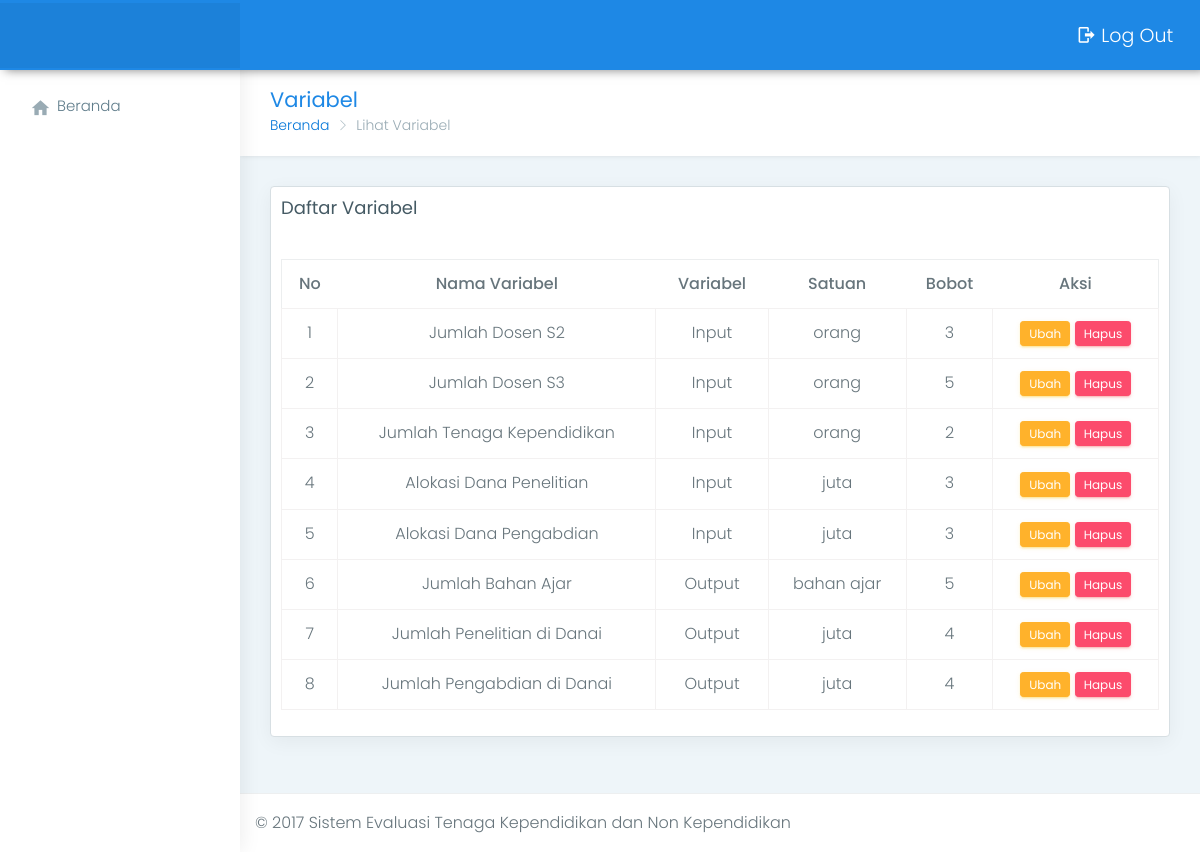
The page /lite/lihat_variabel.php on the database as committed earlier.
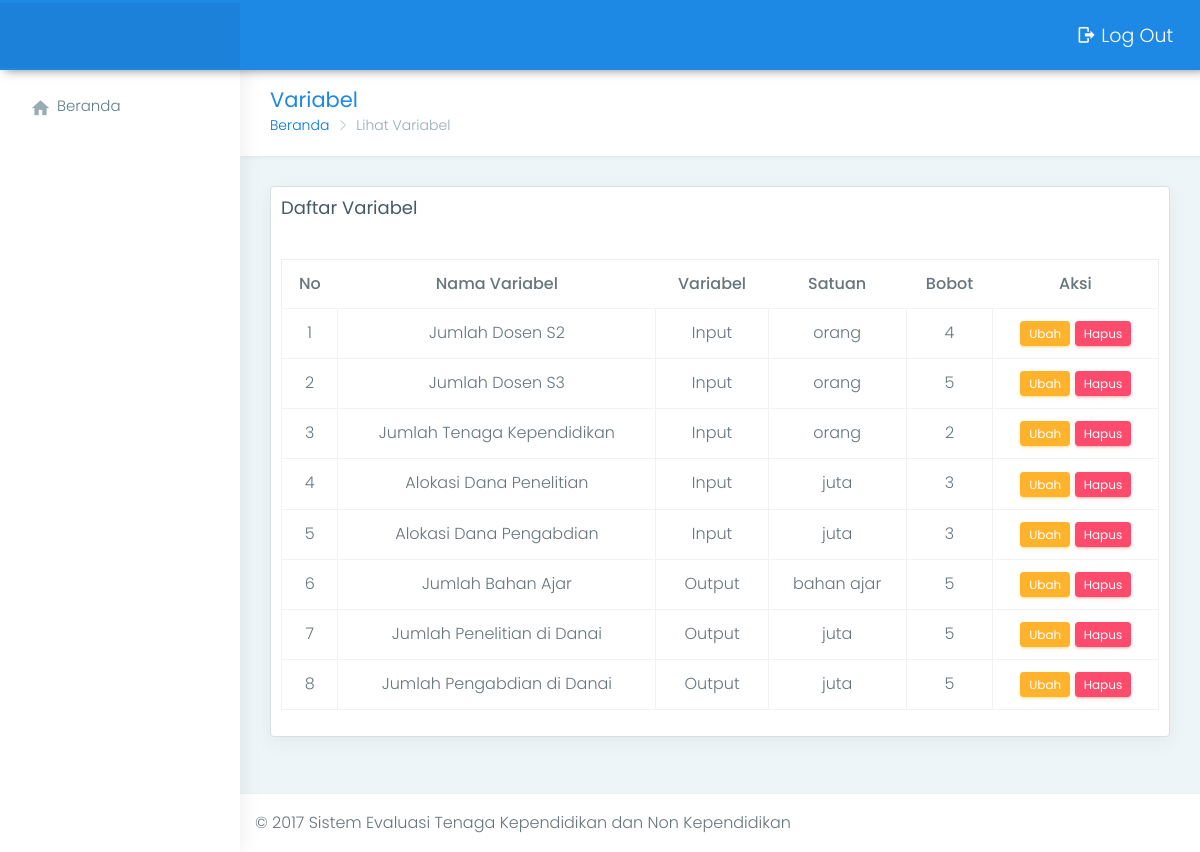
The same page on the database as committed later.
### tables this page shows
CREATE TABLE `variabel` (
  `id_variabel` int(11) NOT NULL,
  `nama_variabel` varchar(50) NOT NULL,
  `jenis_variabel` varchar(10) NOT NULL,
  `satuan` varchar(20) NOT NULL,
  `bobot` float NOT NULL
);

### lite/lihat_variabel.php (the view, shortened to what this page needs)
<?php
    include 'layout.php';
?>
<div class="page-wrapper">
    <div class="container-fluid">
        <div class="row page-titles">
            <div class="col-md-5 col-8 align-self-center">
                <h3 class="text-themecolor m-b-0 m-t-0">Variabel</h3>
                <ol class="breadcrumb">
                    <li class="breadcrumb-item"><a href="beranda.php">Beranda</a></li>
                    <li class="breadcrumb-item active">Lihat Variabel</li>
                </ol>
            </div>
        </div>
        <div class="row">
            <div class="col-lg-12 col-md-7">
                <div class="card">
                    <div class="card-body pad">
                        <h4 class="card-title">Daftar Variabel</h4>
                        <div class="table-responsive m-t-40">
                            <table id="myTable" class="table table-bordered table-hover">
                                <thead>
                                    <tr>
                                        <th>No</th>
                                        <th>Nama Variabel</th>
                                        <th>Variabel</th>
                                        <th>Satuan</th>
                                        <th>Bobot</th>
                                        <th>Aksi</th>
                                    </tr>
                                </thead>
                                <tbody>
                                    <?php
                                        $i=1;
                                        $query= mysqli_query($conn,"SELECT * FROM variabel ORDER BY jenis_variabel, id_variabel ASC");
                                        if(mysqli_num_rows($query)>0){
                                            while ($variabel = mysqli_fetch_assoc($query)) {
                                                echo '<tr>
                                                        <td>'.$i.'</td>
                                                        <td>'.$variabel['nama_variabel'].'</td>
                                                        <td>'.$variabel['jenis_variabel'].'</td>
                                                        <td>'.$variabel['satuan'].'</td>
                                                        <td>'.$variabel['bobot'].'</td>
                                                        <td>
                                                            <a href="ubah_variabel.php?id='.$variabel['id_variabel'].'" class="btn btn-warning btn-sm">Ubah</a>
                                                            <a href="../process/h_variabel.php?id='.$variabel['id_variabel'].'" onclick="return hapus()" class="btn btn-danger btn-sm">Hapus</a>
                                                        </td>
                                                    </tr>
                                                ';
                                                $i++;
                                            }
                                        }
                                    ?>
                                </tbody>
                            </table>
                        </div>
                    </div>
                </div>
            </div>
        </div>
    </div>
</div>
<?php include 'script.php';?>

### lite/layout.php (shortened to what this page needs)
<!DOCTYPE html>
<html>
<head>
    <link href="../assets/plugins/bootstrap/css/bootstrap.min.css" rel="stylesheet">
    <link href="../assets/plugins/c3-master/c3.min.css" rel="stylesheet">
    <link href="../lite/css/style.css" rel="stylesheet">
    <link href="../lite/css/cssku.css" rel="stylesheet">
    <link href="css/colors/blue.css" id="theme" rel="stylesheet">
</head>
<body class="card-no-border">
    <div id="main-wrapper">
        <header class="topbar">
            <nav class="navbar top-navbar navbar-toggleable navbar-light">
                <div class="navbar-header">
                </div>
                <div class="navbar-collapse">
                    <ul class="navbar-nav navbar-right pull-right">
                        <li class="nav-item dropdown">
                            <a class="nav-link text-muted waves-effect waves-dark" href="../process/logout.php" aria-haspopup="true" aria-expanded="false">
                                <i class="mdi mdi-logout"></i><span></span> Log Out
                            </a>
                        </li>
                    </ul>
                </div>
            </nav>
        </header>
        <aside class="left-sidebar">
            <div class="scroll-sidebar">
                <nav class="sidebar-nav">
                    <ul id="sidebarnav">
                        <li><a class="waves-effect waves-dark" href="beranda.php" aria-expanded="false"><i class="mdi mdi-home"></i><span class="hide-menu">Beranda</span></a>
                        </li>
                    </ul>
                </nav>
            </div>
        </aside>
        <footer class="footer"> © 2017 Sistem Evaluasi Tenaga Kependidikan dan Non Kependidikan </footer>
    </div>

### lite/script.php (shortened to what this page needs)
	</body>
</html>

### lite/css/cssku.css (style rules this page uses)
.pad { padding:10px; }
th, tr, td { text-align: center; }

### lite/css/colors/blue.css (style rules this page uses)
.topbar { background: #1e88e5; }
.topbar .navbar-header { background: rgba(0, 0, 0, 0.05); }
.topbar .navbar-light .navbar-nav .nav-item > a.nav-link { color: #ffffff !important; }
.text-themecolor { color: #1e88e5 !important; }
.sidebar-nav { background: #fff; }
.sidebar-nav ul li a { color: #607d8b; }
.sidebar-nav > ul > li > a i { color: #99abb4; }

Rows that differ between the two databases and show on the page:
changed variabel "Jumlah Dosen S2": bobot "3" → "4"
changed variabel "Jumlah Penelitian di Danai": bobot "4" → "5"
changed variabel "Jumlah Pengabdian di Danai": bobot "4" → "5"
